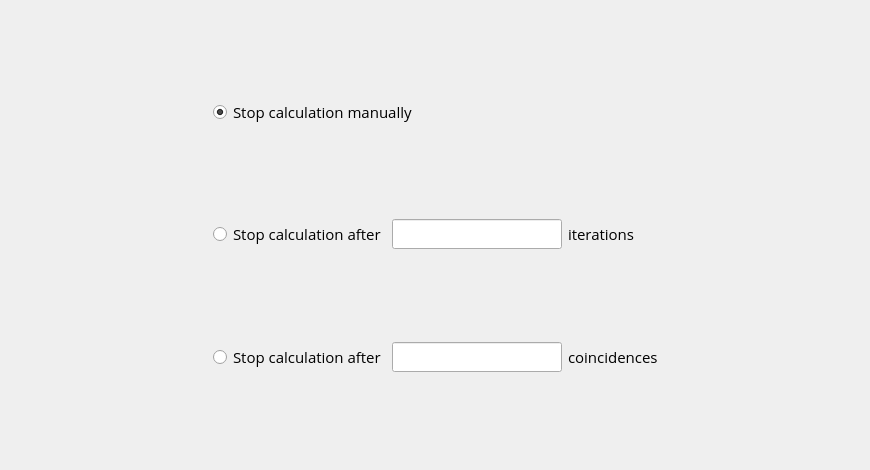
<?xml version="1.0" encoding="UTF-8"?>
<ui version="4.0">
 <class>WizardAutoStopPage</class>
 <widget class="QWidget" name="WizardAutoStopPage">
  <property name="geometry">
   <rect>
    <x>0</x>
    <y>0</y>
    <width>870</width>
    <height>470</height>
   </rect>
  </property>
  <property name="font">
   <font>
    <family>Open Sans</family>
    <pointsize>11</pointsize>
   </font>
  </property>
  <property name="windowTitle">
   <string>Form</string>
  </property>
  <layout class="QGridLayout" name="gridLayout">
   <item row="0" column="0">
    <spacer name="horizontalSpacer_5">
     <property name="orientation">
      <enum>Qt::Horizontal</enum>
     </property>
     <property name="sizeHint" stdset="0">
      <size>
       <width>198</width>
       <height>20</height>
      </size>
     </property>
    </spacer>
   </item>
   <item row="0" column="1" colspan="3">
    <widget class="QRadioButton" name="radioNoMax">
     <property name="text">
      <string>Stop calculation manually</string>
     </property>
     <property name="checked">
      <bool>true</bool>
     </property>
    </widget>
   </item>
   <item row="0" column="4">
    <spacer name="horizontalSpacer_6">
     <property name="orientation">
      <enum>Qt::Horizontal</enum>
     </property>
     <property name="sizeHint" stdset="0">
      <size>
       <width>198</width>
       <height>20</height>
      </size>
     </property>
    </spacer>
   </item>
   <item row="1" column="0">
    <spacer name="horizontalSpacer">
     <property name="orientation">
      <enum>Qt::Horizontal</enum>
     </property>
     <property name="sizeHint" stdset="0">
      <size>
       <width>198</width>
       <height>20</height>
      </size>
     </property>
    </spacer>
   </item>
   <item row="1" column="1">
    <widget class="QRadioButton" name="radioMaxCalculations">
     <property name="text">
      <string>Stop calculation after</string>
     </property>
    </widget>
   </item>
   <item row="1" column="2">
    <widget class="SNumberEdit" name="lineMaxCalculations">
     <property name="minimumSize">
      <size>
       <width>170</width>
       <height>30</height>
      </size>
     </property>
     <property name="maximumSize">
      <size>
       <width>170</width>
       <height>16777215</height>
      </size>
     </property>
     <property name="placeholderText">
      <string/>
     </property>
    </widget>
   </item>
   <item row="1" column="3">
    <widget class="QLabel" name="labelMaxCalculations">
     <property name="text">
      <string>iterations</string>
     </property>
    </widget>
   </item>
   <item row="1" column="4">
    <spacer name="horizontalSpacer_2">
     <property name="orientation">
      <enum>Qt::Horizontal</enum>
     </property>
     <property name="sizeHint" stdset="0">
      <size>
       <width>198</width>
       <height>20</height>
      </size>
     </property>
    </spacer>
   </item>
   <item row="2" column="0">
    <spacer name="horizontalSpacer_4">
     <property name="orientation">
      <enum>Qt::Horizontal</enum>
     </property>
     <property name="sizeHint" stdset="0">
      <size>
       <width>198</width>
       <height>20</height>
      </size>
     </property>
    </spacer>
   </item>
   <item row="2" column="1">
    <widget class="QRadioButton" name="radioMaxCoincidences">
     <property name="text">
      <string>Stop calculation after</string>
     </property>
    </widget>
   </item>
   <item row="2" column="2">
    <widget class="SNumberEdit" name="lineMaxCoincidences">
     <property name="minimumSize">
      <size>
       <width>170</width>
       <height>30</height>
      </size>
     </property>
     <property name="maximumSize">
      <size>
       <width>170</width>
       <height>16777215</height>
      </size>
     </property>
    </widget>
   </item>
   <item row="2" column="3">
    <widget class="QLabel" name="labelMaxCoincidences">
     <property name="text">
      <string>coincidences</string>
     </property>
    </widget>
   </item>
   <item row="2" column="4">
    <spacer name="horizontalSpacer_3">
     <property name="orientation">
      <enum>Qt::Horizontal</enum>
     </property>
     <property name="sizeType">
      <enum>QSizePolicy::Expanding</enum>
     </property>
     <property name="sizeHint" stdset="0">
      <size>
       <width>198</width>
       <height>20</height>
      </size>
     </property>
    </spacer>
   </item>
  </layout>
 </widget>
 <customwidgets>
  <customwidget>
   <class>SNumberEdit</class>
   <extends>QLineEdit</extends>
   <header>suil_number_edit.h</header>
  </customwidget>
 </customwidgets>
 <resources/>
 <connections/>
</ui>
